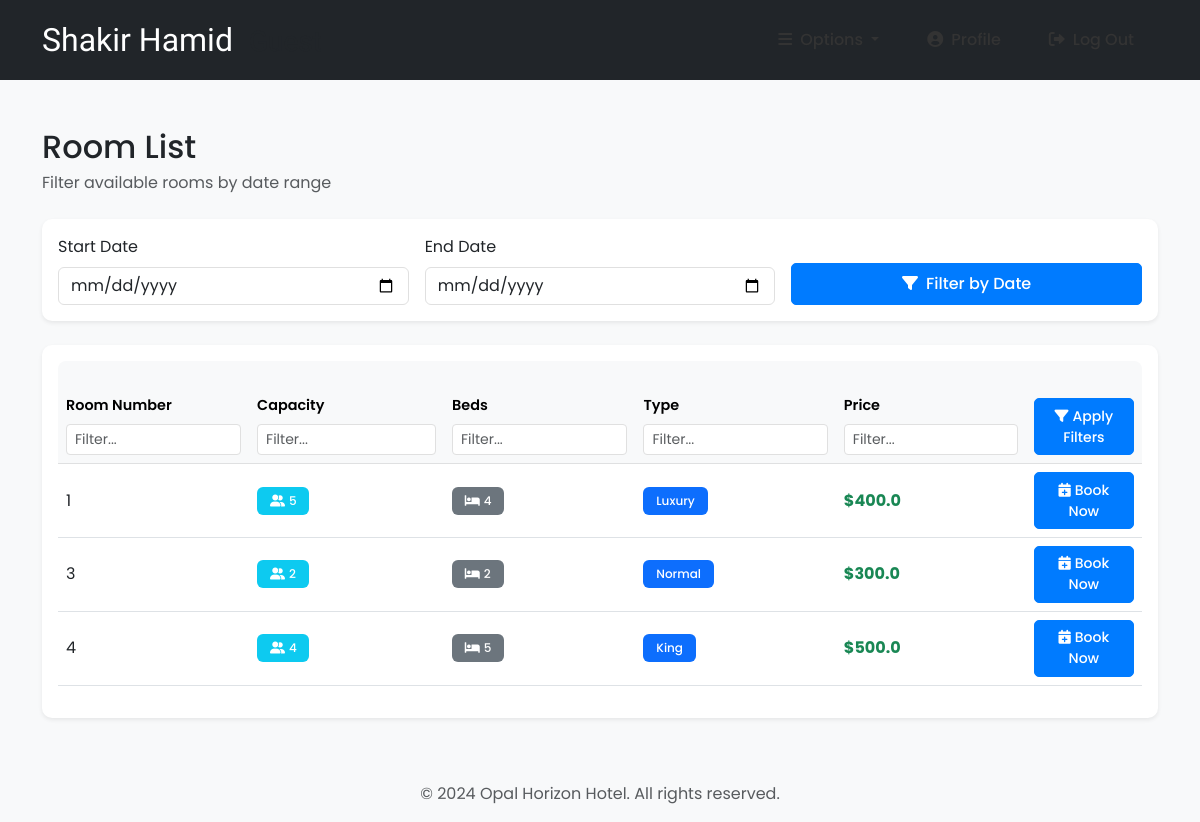
Screenshot of /rooms/ (signed in) with the database file from the repository.
### room/models.py (models this page shows)
class Room(models.Model):
    ROOM_TYPES = (
        ('King', 'King'),
        ('Luxury', 'Luxury'),
        ('Normal', 'Normal'),
        ('Economic', 'Economic'),
    )
    number = models.IntegerField(primary_key=True)
    capacity = models.SmallIntegerField()
    numberOfBeds = models.SmallIntegerField()
    roomType = models.CharField(max_length=20, choices=ROOM_TYPES)
    price = models.FloatField()
    statusStartDate = models.DateField(null=True)
    statusEndDate = models.DateField(null=True)
    main_image = models.ImageField(upload_to='rooms/', null=True, blank=True)
    image_1 = models.ImageField(upload_to='rooms/', null=True, blank=True)
    image_2 = models.ImageField(upload_to='rooms/', null=True, blank=True)
    image_3 = models.ImageField(upload_to='rooms/', null=True, blank=True)
    description = models.TextField(null=True, blank=True)
    def __str__(self):
        return str(self.number)

### room/views.py (the view, shortened to what this page needs)
# urls.py: path('rooms/', rooms, name="rooms"),
@ login_required(login_url='login')
def rooms(request):
    role = str(request.user.groups.all()[0])
    path = role + "/"
    rooms = Room.objects.all()
    firstDayStr = None
    lastDateStr = None
    def chech_availability(fd, ed):
        availableRooms = []
        for room in rooms:
            availList = []
            bookingList = Booking.objects.filter(roomNumber=room)
            if room.statusStartDate == None:
                for booking in bookingList:
                    if booking.startDate > ed.date() or booking.endDate < fd.date():
                        availList.append(True)
                    else:
                        availList.append(False)
                if all(availList):
                    availableRooms.append(room)
            else:
                if room.statusStartDate > ed.date() or room.statusEndDate < fd.date():
                    for booking in bookingList:
                        if booking.startDate > ed.date() or booking.endDate < fd.date():
                            availList.append(True)
                        else:
                            availList.append(False)
                        if all(availList):
                            availableRooms.append(room)
        return availableRooms
    firstDay = None
    lastDate = None
    context = {
        "role": role,
        'rooms': rooms,
        'fd': firstDayStr if firstDayStr else '',
        'ld': lastDateStr if lastDateStr else ''
    }
    return render(request, path + "rooms.html", context)

### accounts/models.py (called while the page is built)
    def currentRoom(self):
        Booking = apps.get_model('room', 'Booking')
        booking = Booking.objects.filter(guest=self).last()
        return booking.roomNumber

### templates/guest/rooms.html
{% block context %}
{% include '../common_pages/rooms.html' %}
{% endblock %}

### templates/common_pages/rooms.html (shortened to what this page needs)
{% extends 'index.html' %}
{% block context %}
<div class="container py-5">
    <div class="d-flex justify-content-between align-items-center mb-4">
        <div>
            <h2 class="mb-1">Room List</h2>
            <p class="text-muted mb-0">Filter available rooms by date range</p>
        </div>
    </div>
    <div class="card shadow-sm mb-4">
        <div class="card-body">
            <form action="" method="POST" class="row g-3">
                <div class="col-md-4">
                    <label for="start-date" class="form-label">Start Date</label>
                    <input type="date" class="form-control" id="start-date" name="fd" value="{{fd}}">
                </div>
                <div class="col-md-4">
                    <label for="end-date" class="form-label">End Date</label>
                    <input type="date" class="form-control" id="end-date" name="ld" value="{{ld}}">
                </div>
                <div class="col-md-4 d-flex align-items-end">
                    <button type="submit" name="dateFilter" class="btn btn-primary w-100">
                        <i class="fas fa-filter me-2"></i>Filter by Date
                    </button>
                </div>
            </form>
        </div>
    </div>
    <div class="card shadow-sm">
        <div class="card-body">
            <form action="" method="POST">
                <div class="table-responsive">
                    <table class="table table-hover align-middle">
                        <thead class="table-light">
                            <tr>
                                <th>
                                    <div class="mb-2">Room Number</div>
                                    <input type="number" name="number" value="{{number}}"
                                        class="form-control form-control-sm" placeholder="Filter...">
                                </th>
                                <th>
                                    <div class="mb-2">Capacity</div>
                                    <input type="number" name="capacity" value="{{capacity}}"
                                        class="form-control form-control-sm" placeholder="Filter...">
                                </th>
                                <th>
                                    <div class="mb-2">Beds</div>
                                    <input type="number" name="nob" value="{{nob}}" class="form-control form-control-sm"
                                        placeholder="Filter...">
                                </th>
                                <th>
                                    <div class="mb-2">Type</div>
                                    <input type="text" name="type" value="{{type}}" class="form-control form-control-sm"
                                        placeholder="Filter...">
                                </th>
                                <th>
                                    <div class="mb-2">Price</div>
                                    <input type="number" step="0.01" name="price" value="{{price}}"
                                        class="form-control form-control-sm" placeholder="Filter...">
                                </th>
                                <th>
                                    <div class="mb-2">&nbsp;</div>
                                    <button type="submit" name="filter" class="btn btn-primary btn-sm w-100">
                                        <i class="fas fa-filter me-1"></i>Apply Filters
                                    </button>
                                </th>
                            </tr>
                        </thead>
                        <tbody>
                            {% for room in rooms %}
                            <tr>
                                <td>{{ room.number }}</td>
                                <td>
                                    <span class="badge bg-info">
                                        <i class="fas fa-user-friends me-1"></i>{{ room.capacity }}
                                    </span>
                                </td>
                                <td>
                                    <span class="badge bg-secondary">
                                        <i class="fas fa-bed me-1"></i>{{ room.numberOfBeds }}
                                    </span>
                                </td>
                                <td>
                                    <span class="badge bg-primary">{{ room.roomType }}</span>
                                </td>
                                <td>
                                    <span class="fw-bold text-success">${{ room.price }}</span>
                                </td>
                                <td>
                                    {% if role == "guest" or role == "receptionist" %}
                                    <form action="{% url 'booking-make' %}" method="POST">
                                        <button type="submit" name="bookGuestButton"
                                            class="btn btn-primary btn-sm w-100">
                                            <i class="fas fa-calendar-plus me-1"></i>Book Now
                                        </button>
                                    </form>
                                    {% endif %}
                                </td>
                            </tr>
                            {% endfor %}
                        </tbody>
                    </table>
                </div>
            </form>
        </div>
    </div>
</div>
{% endblock %}

### templates/incs/nav.html (shortened to what this page needs)
<nav class="navbar navbar-expand-lg navbar-dark bg-dark py-3">
    <div class="container">
        <a href="" class="navbar-brand">
            <h2 class="text-capitalize mb-0">
                {{ request.user.first_name }} {{ request.user.last_name }}
                <small class="ms-2 text-muted">{{ role }}</small>
            </h2>
        </a>
        <div class="collapse navbar-collapse" id="navbarTags">
            <ul class="navbar-nav ms-auto align-items-center">
                <li class="nav-item dropdown">
                    <a class="nav-link dropdown-toggle px-3" href="#" id="navbarDropdown" role="button"
                        data-bs-toggle="dropdown" aria-expanded="false">
                        <i class="fas fa-bars me-2"></i>Options
                    </a>
                </li>
                <li class="nav-item">
                    {% if role == 'guest' %}
                    <a href="{% url 'guest-profile' user.id %}" class="nav-link px-3">
                        <i class="fas fa-user-circle me-2"></i>Profile
                    </a>
                    {% endif %}
                </li>
                <li class="nav-item">
                    <a href="{% url 'logout' %}" class="nav-link px-3">
                        <i class="fas fa-sign-out-alt me-2"></i>Log Out
                    </a>
                </li>
            </ul>
        </div>
    </div>
</nav>

### static/css/main.css (style rules this page uses)
* { margin: 0; padding: 0; -webkit-font-smoothing: antialiased; }
body { position: relative; font-family: 'Segoe UI', Tahoma, Geneva, Verdana, sans-serif; background-color: #f8f9fa; }
.navbar { padding: 1rem 0; }
.navbar .nav-item { font-size: 1rem; margin: 0 0.5rem; }
.navbar .nav-link { color: #333 !important; transition: color 0.3s ease; }
.card { border: none; transition: transform 0.3s ease, box-shadow 0.3s ease; }
.badge { padding: 0.5rem 0.8rem; margin-right: 0.5rem; }
.btn { padding: 0.5rem 1.5rem; border-radius: 5px; transition: all 0.3s ease; }
.btn-primary { background-color: #007bff; border-color: #007bff; }

### templates/index.html (style rules this page uses)
body { min-height: 100vh; display: flex; flex-direction: column; font-family: 'Poppins', sans-serif; }
.navbar-brand { font-family: 'Redressed', cursive; font-size: 1.5rem; }
.nav-link { font-weight: 500; transition: color 0.3s ease; }
.btn { font-weight: 500; }

### templates/common_pages/rooms.html (style rules this page uses)
.card { border: none; border-radius: 10px; }
.table th { font-weight: 600; font-size: 0.9rem; }
.badge { padding: 0.5rem 0.8rem; font-weight: 500; }
.btn-sm { padding: 0.4rem 0.8rem; }
.form-control { border: 1px solid #e0e0e0; }
.table-responsive { border-radius: 8px; }

### rows the page displays
Room: number "1", capacity "5", numberOfBeds "4", roomType "Luxury", price "400.0"
Room: number "3", capacity "2", numberOfBeds "2", roomType "Normal", price "300.0"
Room: number "4", capacity "4", numberOfBeds "5", roomType "King", price "500.0"

### other values shown
{{ request.user.first_name }} "Shakir"
{{ request.user.last_name }} "Hamid"
